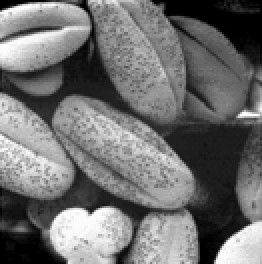
//> input picture High-contrast.png, 131 x 132 px (shown 2 times larger)
$ ./HW01-2   (built with g++ and OpenCV 4)
//> lines starting //> are read from the running program, lines starting //| are printed output that depends on the picture; after the words box and inside, x2 and y2 are one past the last pixel; in counts of white or black regions, pixels touching at a corner belong together
#include <iostream>
#include<opencv2\core.hpp>
#include<opencv2\highgui.hpp>
#include<opencv2\imgcodecs.hpp>
#include<opencv2\imgproc.hpp>

using namespace std;
using namespace cv;
class HistogramIMG {
public:
    Mat showHistogram(Mat src) {
        Mat hist;
        int bins = 256;
        int hist_size[] = { 256 };
        float range[] = { 0, 256 };
        const float* ranges[] = { range };
        calcHist(&src, 1, 0, Mat(), hist, 1, hist_size, ranges);//計算像素分布
        /*
        *calcHist(輸入圖, 幾個圖, 通道*灰階>>0, 輸入陣列, 輸出陣列, 直方圖的通道數, 直方圖要分成段*x軸個數, 像素的灰階範圍*0~256)
        */

        double r_max, r_min;
        minMaxLoc(hist, &r_min, &r_max);//訂出最大 r_min暫時用不到
        int scale = 2;//直方圖寬度
        int hist_height = 256;
        Mat hist_img = Mat::zeros(hist_height, scale * bins, CV_8UC3);//製作一個0矩陣
        for (int i = 0; i < bins; i++)//讀取剛剛統計好的灰階圖中的每個值
        {
            float bin_val = hist.at<float>(i);
            int inten = cvRound(bin_val * hist_height / r_max);//四捨五入取整數
            //繪製直方圖
            rectangle(hist_img,
                Point(scale * i, hist_height - 1),
                Point((i + 1) * scale - 1, hist_height - inten),
                CV_RGB(255, 255, 255));
        }
        return hist_img;//完成
    }

    Mat equalization(Mat src) {
        Mat enhance;
        equalizeHist(src, enhance);
        return enhance;
    }
};

int main()
{
    HistogramIMG HT;

    //high-cinstrast
    Mat img_high_contrast = imread("High-contrast.png", 0);
//> img_high_contrast is the input picture: 132 rows x 131 cols, CV_8UC1; min 0, max 255, mean 111.2
    if (!img_high_contrast.data) {
        cout << "無法開啟圖片" << endl;
        return 0;
    }
    namedWindow("original_high_contrast", WINDOW_AUTOSIZE);
    imshow("original_high_contrast", img_high_contrast);
    Mat img_hist_high_contrast = HT.showHistogram(img_high_contrast);
//> in showHistogram, `calcHist(&src, 1, 0, Mat(), hist, 1, hist_size, ranges);`: hist = 256 values, max 797 at index 0, min 12 at index 252, mean 67.55
//> in showHistogram, `minMaxLoc(hist, &r_min, &r_max);`: r_min = 12; r_max = 797
//> the loop in showHistogram, `for (int i = 0; i < bins; i++)` made 256 passes
//> (bin_val, inten) on passes 1 to 3: (797, 256), (49, 16), (44, 14)
//> after the loop in showHistogram, `for (int i = 0; i < bins; i++)`:
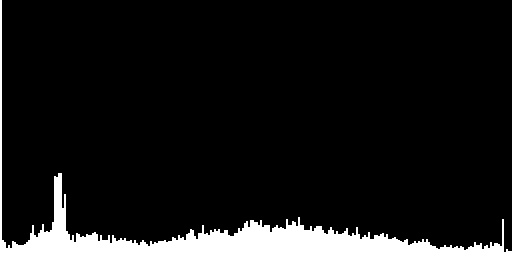
//> hist_img: 256 rows x 512 cols, CV_8UC3; 8.5% white; 1 white region, box (x1, y1, x2, y2) and area: (0, 0, 512, 256) 11124
    imwrite("histogram_high_contrast.png", img_hist_high_contrast);
    imshow("histogram_high_contrast", img_hist_high_contrast);

    Mat img_enhance_high_contrast = HT.equalization(img_high_contrast);
    Mat img_hist_enhance_high_constrat = HT.showHistogram(img_enhance_high_contrast);
//> the loop in showHistogram (call 2), `for (int i = 0; i < bins; i++)` made 256 passes
//> (bin_val, inten) on passes 1 to 3: (797, 256), (93, 30), (58, 19)
//> after the loop in showHistogram (call 2), `for (int i = 0; i < bins; i++)`: hist_img: 256 rows x 512 cols, CV_8UC3; 8.6% white; 1 white region, box (x1, y1, x2, y2) and area: (0, 0, 512, 256) 11216
    imwrite("histogram_enhance_high_constrat.png", img_hist_enhance_high_constrat);
    imwrite("enhance_high_constrat.png", img_enhance_high_contrast);
    imshow("histogram_enhance_high_constrat", img_hist_enhance_high_constrat);
    imshow("ehance_high_contrast", img_enhance_high_contrast);


    //bright
    Mat img_bright = imread("Bright.png", 0);
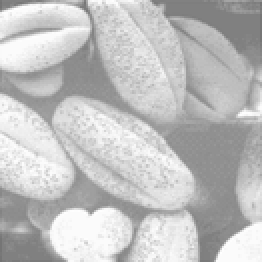
//> input picture Bright.png, 131 x 131 px (shown 2 times larger)
//> img_bright is the input picture: 131 rows x 131 cols, CV_8UC1; min 115, max 255, mean 191.7
    if (!img_bright.data)
    {
        cout << "無法開啟圖片" << endl;
        return 0;
    }
    namedWindow("original_bright", WINDOW_AUTOSIZE);
    imshow("original_bright", img_bright);
    Mat img_hist_bright = HT.showHistogram(img_bright);
//> after the loop in showHistogram (call 3), `for (int i = 0; i < bins; i++)`: hist_img: 256 rows x 512 cols, CV_8UC3; 11.4% white; 1 white region, box (x1, y1, x2, y2) and area: (0, 0, 512, 256) 14910
    imwrite("histogram_bright.png", img_hist_bright);
    imshow("histogram_bright", img_hist_bright);

    Mat img_enhance_bright = HT.equalization(img_bright);
//> in equalization (call 2), `equalizeHist(src, enhance);`:
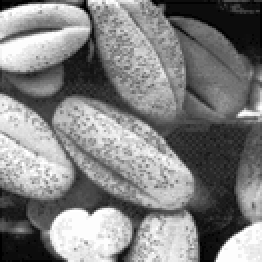
//> enhance: 131 rows x 131 cols, CV_8UC1 (shown 2 times larger); min 0, max 255, mean 128.8
    Mat img_hist_enhance_bright = HT.showHistogram(img_enhance_bright);
//> after the loop in showHistogram (call 4), `for (int i = 0; i < bins; i++)`: hist_img: 256 rows x 512 cols, CV_8UC3; 11.4% white; 1 white region, box (x1, y1, x2, y2) and area: (0, 0, 512, 256) 14932
    imwrite("histogram_enhance_bright.png", img_hist_enhance_bright);
    imwrite("enhance_bright.png", img_enhance_bright);
    imshow("histogram_enhance_bright", img_hist_enhance_bright);
    imshow("ehance_bright", img_enhance_bright);


    //dark
    Mat img_dark = imread("Dark.png", 0);
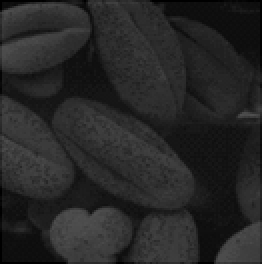
//> input picture Dark.png, 131 x 132 px (shown 2 times larger)
//> img_dark is the input picture: 132 rows x 131 cols, CV_8UC1; min 0, max 79, mean 38.5
    if (!img_dark.data)
    {
        cout << "無法開啟圖片" << endl;
        return 0;
    }
    namedWindow("original_dark", WINDOW_AUTOSIZE);
    imshow("original_dark", img_dark);
    Mat img_hist_dark = HT.showHistogram(img_dark);
//> after the loop in showHistogram (call 5), `for (int i = 0; i < bins; i++)`: hist_img: 256 rows x 512 cols, CV_8UC3; 12% white; 1 white region, box (x1, y1, x2, y2) and area: (0, 0, 512, 256) 15702
    imwrite("histogram_dark.png", img_hist_dark);
    imshow("histogram_dark", img_hist_dark);
    Mat img_enhance_dark = HT.equalization(img_dark);
//> in equalization (call 3), `equalizeHist(src, enhance);`:
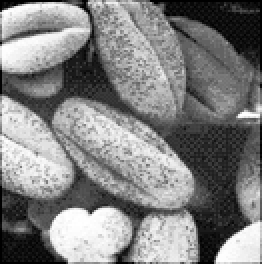
//> enhance: 132 rows x 131 cols, CV_8UC1 (shown 2 times larger); min 0, max 255, mean 128.9
    Mat img_hist_enhance_dark = HT.showHistogram(img_enhance_dark);
//> after the loop in showHistogram (call 6), `for (int i = 0; i < bins; i++)`: hist_img: 256 rows x 512 cols, CV_8UC3; 12% white in thin lines or dots
    imwrite("histogram_enhance_dark.png", img_hist_enhance_dark);
    imwrite("enhance_dark.png", img_enhance_dark);
    imshow("img_hist_enhance_dark", img_hist_enhance_dark);
    imshow("enhance_dark", img_enhance_dark);


    //low-constrast
    Mat img_low_contrast = imread("Low-contrast.png", 0);
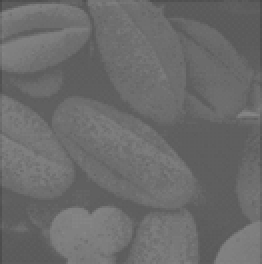
//> input picture Low-contrast.png, 131 x 132 px (shown 2 times larger)
//> img_low_contrast is the input picture: 132 rows x 131 cols, CV_8UC1; min 68, max 134, mean 107
    if (!img_low_contrast.data)
    {
        cout << "無法開啟圖片" << endl;
        return 0;
    }
    namedWindow("original_low_contrast", WINDOW_AUTOSIZE);
    imshow("original_low_contrast", img_low_contrast);
    Mat img_hist_low_contrast = HT.showHistogram(img_low_contrast);
//> after the loop in showHistogram (call 7), `for (int i = 0; i < bins; i++)`: hist_img: 256 rows x 512 cols, CV_8UC3; 5.8% white; 1 white region, box (x1, y1, x2, y2) and area: (0, 0, 512, 256) 7640
    imwrite("histogram_low_contrast.png", img_hist_low_contrast);
    imshow("histogram_low_contrast", img_hist_low_contrast);

    Mat img_enhance_low_constrast = HT.equalization(img_low_contrast);
    Mat img_hist_enhance_low_constrast = HT.showHistogram(img_enhance_low_constrast);
//> after the loop in showHistogram (call 8), `for (int i = 0; i < bins; i++)`:
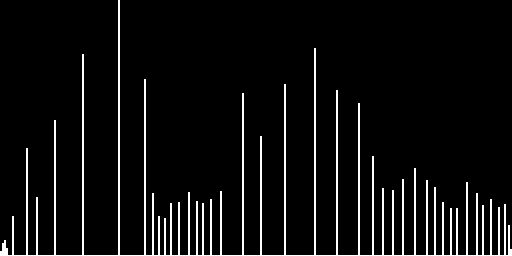
//> hist_img: 256 rows x 512 cols, CV_8UC3; 5.8% white in thin lines or dots
    imwrite("histogram_enhance_low_constrast.png", img_hist_enhance_low_constrast);
    imwrite("enhance_low_constrast.png", img_enhance_low_constrast);
    imshow("img_hist_enhance_low_constrast", img_hist_low_contrast);

    waitKey(0);

    return 0;
}
